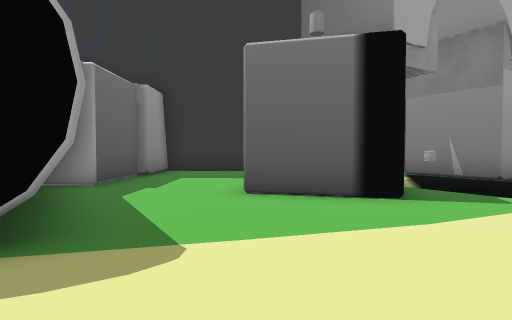
View 1 (above)

16 first-person views from a walk through a 3-D level made in the Unity game engine. The camera is 1.5 m above the floor, tilts 2° down and sees 75° across. The floor is counted in squares, 2 m on a side. Each view is taken from the middle of a square. On the plan, view 1 faces up. The plan holds only what a view shows up to about 11 squares ahead; the rest is blank. The place goes on beyond the plan. The player is left out. Some animated figures are not drawn. Some surface patterns are stand-ins.

View 2
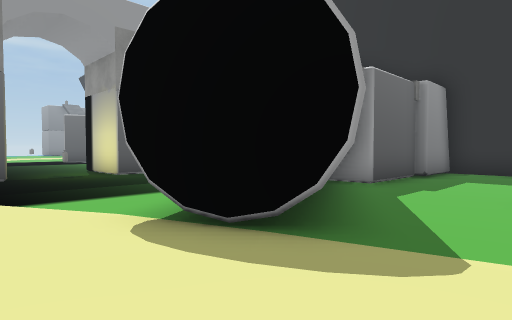

View 3
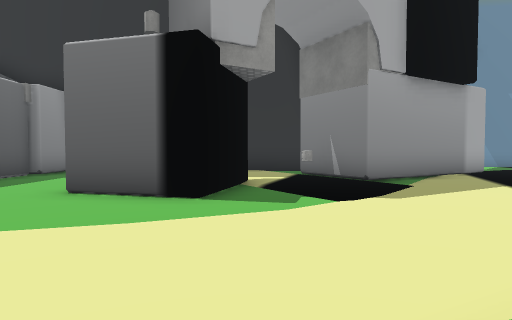

View 4
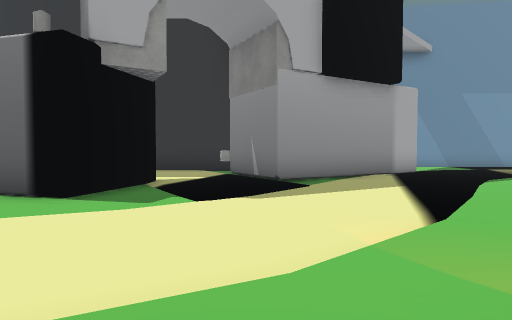

View 5
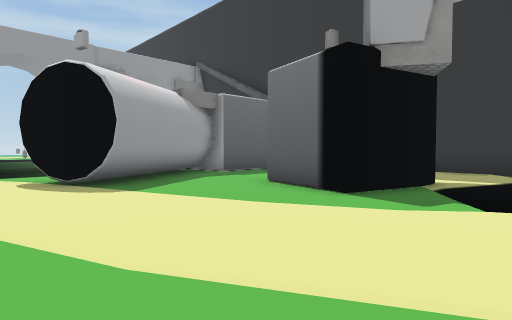

View 6
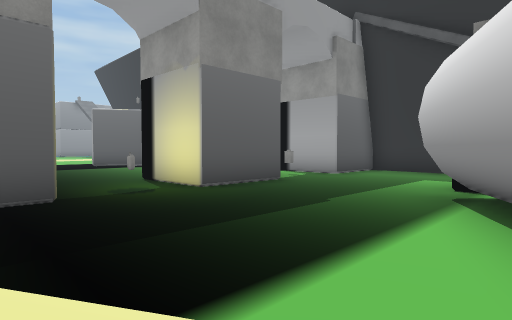

View 7
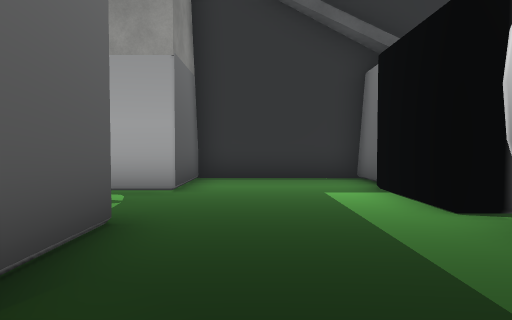

View 8
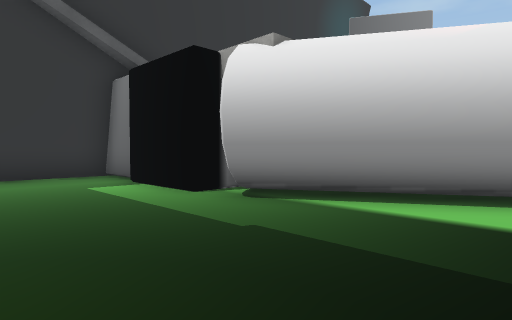

View 9
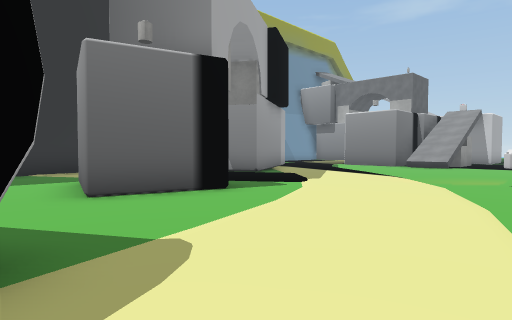

View 10
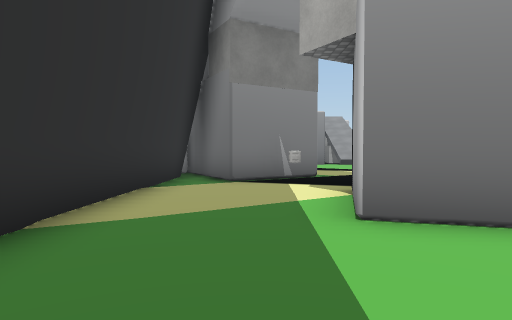

View 11
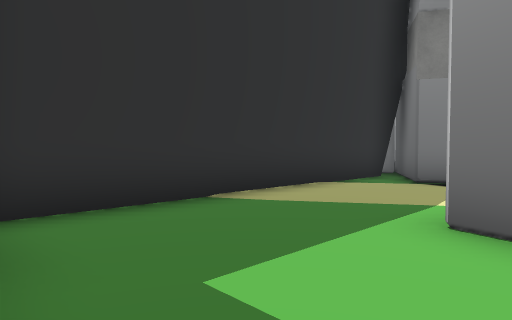

View 12
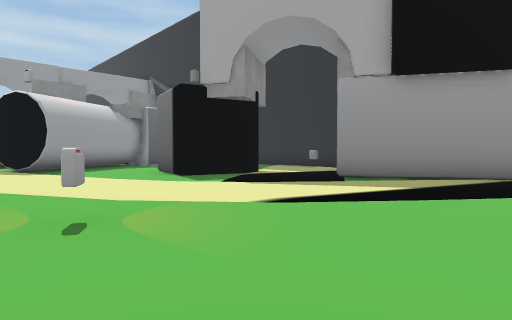

View 13
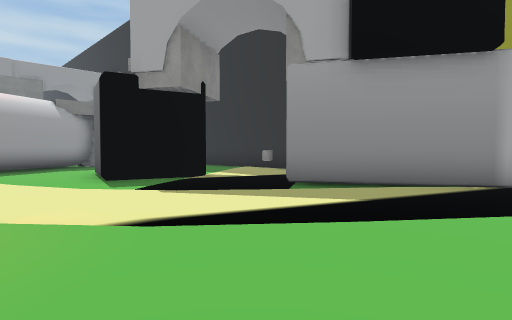

View 14
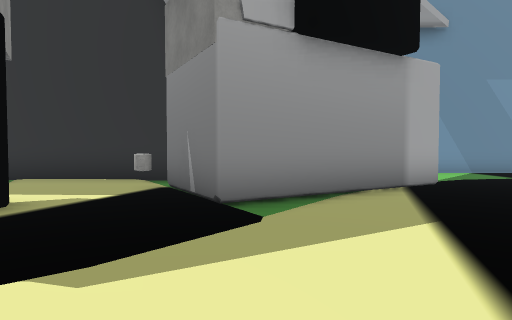

View 15
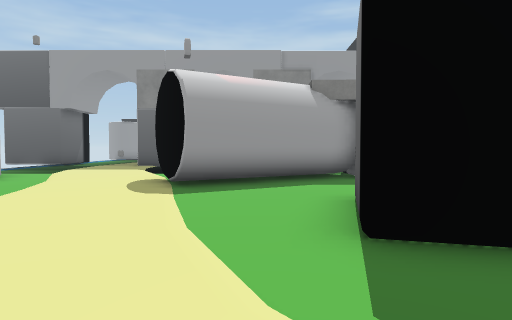

View 16
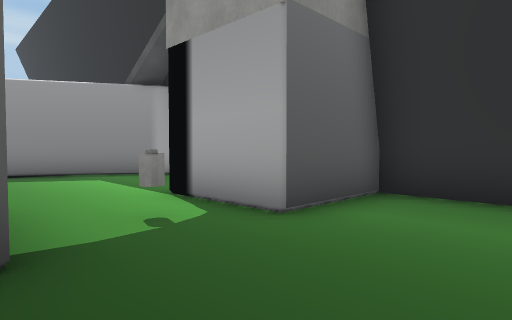

### Floor plan
Key: @ floor where view 1 was taken; # wall or solid block; . floor; A ammo; O other object.
Columns run from 18 left of view 1 to 10 right of it. Each row starts with its distance up from view 1.
 12         ######
 11   #.    #....#############
 10  ##...  #....###.......#O  #.
  9 ##....###....OO........# OO..
  8 #.......O....OO....O..A##....
  7   ...........OO....O ........
  6       O #....##...OOO........
  5    ..   #....###....O........
  4   ....###....###.............
  3   ......O.....###............
  2      ..........#.............
  1         #...............O...
  0          O  ......@... .... .

Where each view was taken, in squares from view 1:
view 1: 0 up, 0 right, facing up
view 2: 0 up, 0 right, facing up-left
view 3: 0 up, 3 right, facing up
view 4: 0 up, 5 right, facing up
view 5: 0 up, 5 right, facing up-left
view 6: 0 up, 4 left, facing up-left
view 7: 3 up, 8 left, facing up
view 8: 2 up, 9 left, facing up-right
view 9: 0 up, 2 left, facing up-right
view 10: 9 up, 3 left, facing right
view 11: 7 up, 3 left, facing up-right
view 12: 0 up, 10 right, facing up-left
view 13: 2 up, 10 right, facing up-left
view 14: 3 up, 6 right, facing up
view 15: 4 up, 5 right, facing left
view 16: 6 up, 7 left, facing up-left
